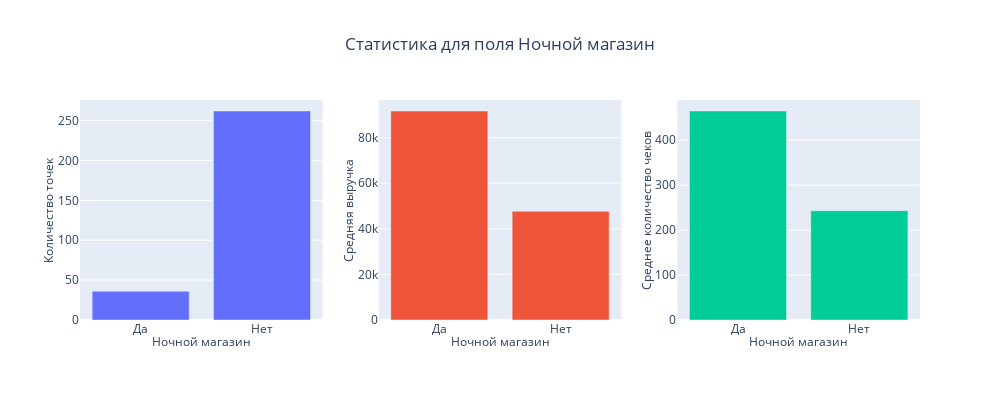

Notebook code for this chart:
### Code cell
bar_plot(
    column='Ночной магазин', 
    rows=1, 
    cols=3, 
    title='Статистика для поля Ночной магазин', 
    width=1250,
    height=400
)

### Figure 1 — Plotly figure (JSON) as saved in the notebook; plotly's stock layout.template omitted (floating-point values rounded to 4 significant figures)
{"data": [{"type": "bar", "x": ["Да", "Нет"], "xaxis": "x", "y": [36, 262], "yaxis": "y"}, {"type": "bar", "x": ["Да", "Нет"], "xaxis": "x2", "y": [91680.0, 47650.0], "yaxis": "y2"}, {"type": "bar", "x": ["Да", "Нет"], "xaxis": "x3", "y": [465.2, 243.2], "yaxis": "y3"}], "layout": {"autosize": false, "height": 400, "showlegend": false, "title": {"text": "Статистика для поля Ночной магазин", "x": 0.5}, "width": 1000, "xaxis": {"anchor": "y", "domain": [0, 0.2889], "title": {"font": {"size": 12}, "standoff": 1, "text": "Ночной магазин"}}, "xaxis2": {"anchor": "y2", "domain": [0.3556, 0.6444], "title": {"font": {"size": 12}, "standoff": 1, "text": "Ночной магазин"}}, "xaxis3": {"anchor": "y3", "domain": [0.7111, 1], "title": {"font": {"size": 12}, "standoff": 1, "text": "Ночной магазин"}}, "yaxis": {"anchor": "x", "domain": [0, 1], "title": {"font": {"size": 12}, "standoff": 1, "text": "Количество точек"}}, "yaxis2": {"anchor": "x2", "domain": [0, 1], "title": {"font": {"size": 12}, "standoff": 1, "text": "Средняя выручка"}}, "yaxis3": {"anchor": "x3", "domain": [0, 1], "title": {"font": {"size": 12}, "standoff": 1, "text": "Среднее количество чеков"}}}}
